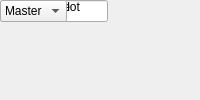
<?xml version="1.0" encoding="UTF-8"?>
<ui version="4.0">
 <class>MainWindow</class>
 <widget class="QMainWindow" name="MainWindow">
  <property name="windowTitle"><string>SKARAB ADC4x3G-14</string></property>
  <widget class="QWidget" name="centralwidget">
   <!-- NOTE: this is a simplified structural mirror of the generated
        <module>_ui.py, not a full round-trip Designer file. Regenerate
        both from the same spec if you need to edit layout by hand. -->
       <widget class="QLabel" name="label_name">
     <property name="text"><string>Block name</string></property>
    </widget>
       <widget class="QLineEdit" name="name"/>
       <widget class="QLabel" name="label_mez">
     <property name="text"><string>Mezzanine slot</string></property>
    </widget>
       <widget class="QComboBox" name="mez">
     <item><property name="text"><string>0</string></property></item>
     <item><property name="text"><string>1</string></property></item>
     <item><property name="text"><string>2</string></property></item>
     <item><property name="text"><string>3</string></property></item>
    </widget>
       <widget class="QLabel" name="label_sync_ms">
     <property name="text"><string>Master/Slave</string></property>
    </widget>
       <widget class="QComboBox" name="sync_ms">
     <item><property name="text"><string>Master</string></property></item>
     <item><property name="text"><string>Slave</string></property></item>
    </widget>
  </widget>
 </widget>
 <resources/>
 <connections/>
</ui>
